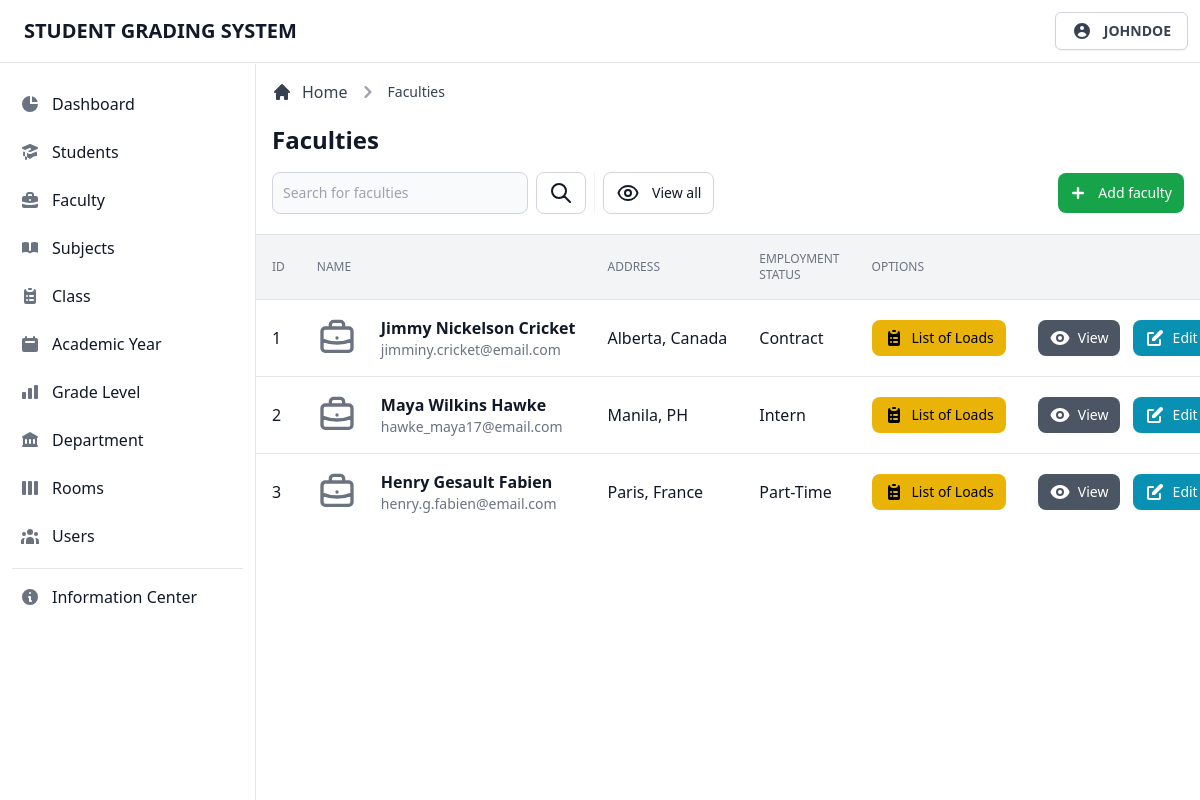
The app's page /admin/view/faculty.php (signed in), older data.
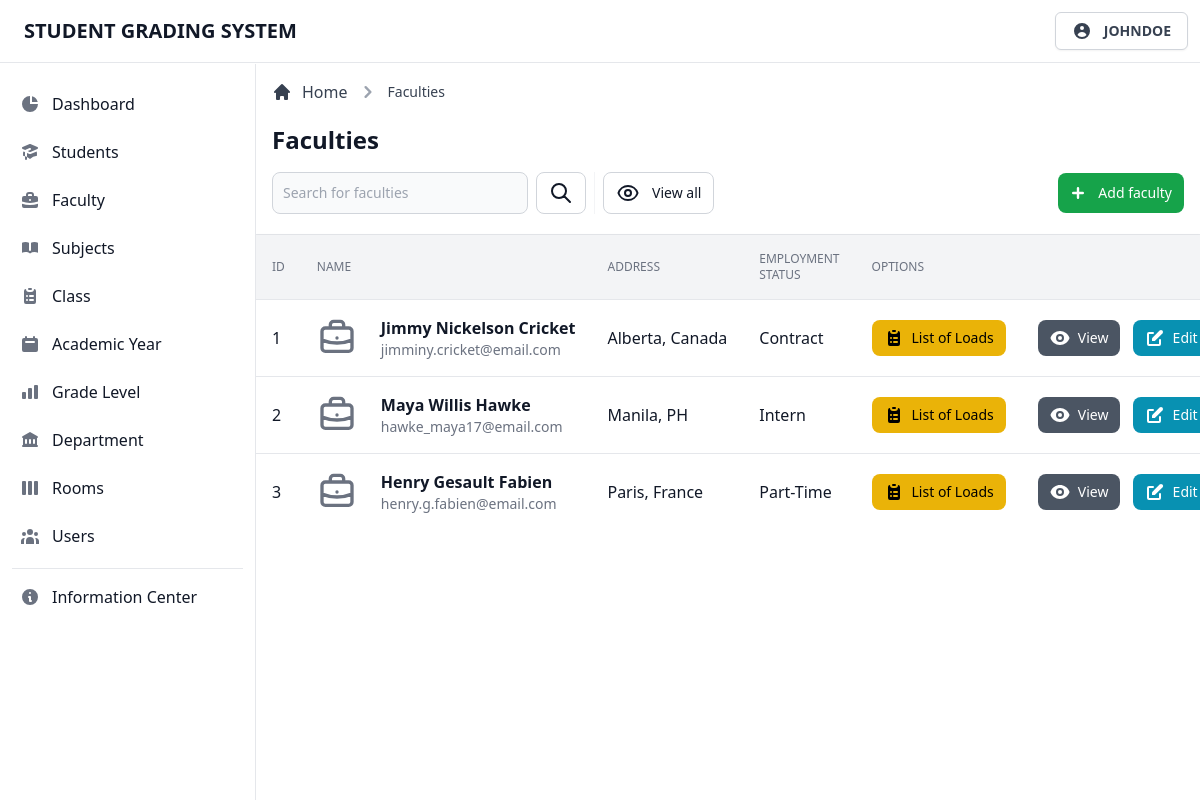
The same page, newer data.
### tables this page shows
CREATE TABLE `tblinstructor` (
  `inst_id` int(11) NOT NULL,
  `inst_code` int(11) NOT NULL,
  `inst_name` varchar(255) NOT NULL,
  `inst_address` varchar(255) NOT NULL,
  `inst_gender` varchar(255) NOT NULL,
  `inst_status` varchar(255) NOT NULL,
  `inst_email` varchar(255) NOT NULL,
  `inst_empstatus` varchar(255) NOT NULL
);

### admin/database/database.classes.php (called while the page is built)
<?php
class Dbh
{
  private $hostname = 'localhost';
  private $username = 'root';
  private $password = '';
  private $dbname = 'dbgradingsystem';
  public function connect()
  {
    try {
      $dbh = new PDO('mysql:host=' . $this->hostname . ';dbname=' . $this->dbname, $this->username, $this->password);
      return $dbh;
    } catch (PDOException $e) {
      print "Error!: " . $e->getMessage() . "<br>";
      die();
    }
  }
}

### admin/classes/display-data.classes.php (called while the page is built, shortened)
<?php
class DisplayFaculty extends Dbh
{
  protected function getData()
  {
    $sql = 'SELECT * FROM tblinstructor;';
    $stmt = $this->connect()->query($sql);
    $result = 0;
    while ($row = $stmt->fetchAll(PDO::FETCH_ASSOC)) {
      $result = $row;
    }
    return $result;
  }
}

### admin/controller/display-data.contr.php (called while the page is built, shortened)
<?php
class DisplayFacultyContr extends DisplayFaculty
{
  public function fetchData()
  {
    $result = $this->getData();
    return $result;
  }
}

### admin/page/faculty/faculty-table.php (the view, shortened to what this page needs)
<div class="flex flex-col min-w-full overflow-hidden overflow-x-auto align-middle shadow">
  <table class="min-w-full divide-y divide-gray-200 table-fixed">
    <thead class="bg-gray-100">
      <tr>
        <th scope="col" class="th">
          ID
        </th>
        <th scope="col" class="th">
          Name
        </th>
        <th scope="col" class="th">
          Address
        </th>
        <th scope="col" class="th">
          Employment Status
        </th>
        <th scope="col" class="th">
          Options
        </th>
        <th scope="col" class="th">
        </th>
      </tr>
    </thead>
    <tbody class="bg-white divide-y divide-gray-200 ">
      <?php foreach ($result as $data) : ?>
        <tr class="hover:bg-gray-100 group">
          <td class="td">
            <div class="flex items-center">
              <?= $data['inst_id']; ?>
            </div>
          </td>
          <td class="td-title">
            <div class="text-sm font-normal text-gray-500">
              <div class="text-base font-semibold text-gray-900 capitalize">
                <?= $data['inst_name']; ?>
              </div>
              <div class="text-sm font-normal text-gray-500">
                <?= $data['inst_email']; ?>
              </div>
            </div>
          </td>
          <td class="td">
            <div class="flex items-center capitalize">
              <?= $data['inst_address']; ?>
            </div>
          </td>
          <td class="td">
            <div class="flex items-center capitalize">
              <?= $data['inst_empstatus']; ?>
            </div>
          </td>
          <td class="p-4 space-x-2 whitespace-nowrap">
            <a href="loads.php?code=<?= $data['inst_code']; ?>" class="btn-yellow">
              List of Loads
            </a>
          </td>
          <td class="p-4 space-x-2 text-right whitespace-nowrap">
            <button type="button" data-view-button data-code="<?= $data['inst_code']; ?>" data-name="<?= $data['inst_name']; ?>" data-address="<?= $data['inst_address']; ?>" data-gender="<?= $data['inst_gender']; ?>" data-status="<?= $data['inst_status']; ?>" data-email="<?= $data['inst_email']; ?>" data-empstatus="<?= $data['inst_empstatus']; ?>" class="btn-gray">
              View
            </button>
            <button type="button" data-edit-button data-id="<?= $data['inst_id']; ?>" data-code="<?= $data['inst_code']; ?>" data-name="<?= $data['inst_name']; ?>" data-address="<?= $data['inst_address']; ?>" data-gender="<?= $data['inst_gender']; ?>" data-status="<?= $data['inst_status']; ?>" data-email="<?= $data['inst_email']; ?>" data-empstatus="<?= $data['inst_empstatus']; ?>" class="btn-cyan">
              Edit
            </button>
          </td>
        </tr>
      <?php endforeach; ?>
    </tbody>
  </table>
</div>

### admin/view/faculty.php (shortened to what this page needs)
<?php
$user = $_SESSION['useruid'];
include_once '../database/database.classes.php';
include_once '../classes/display-data.classes.php';
include_once '../controller/display-data.contr.php';
$display = new DisplayFacultyContr;
$page = $search = $breadcrumb1 = 'faculties';
$btn = $modal = $link = $table = 'faculty';
$searchlink = 'faculty.php';
$breadcrumblink = '#';
?>
<!DOCTYPE html>
<html lang="en">
<head>
  <link rel="stylesheet" href="../../src/css/tailwind.css">
</head>
<body>
  <?php include_once '../templates/navbar.php'; ?>
  <div class="flex pt-16 overflow-hidden bg-white">
    <?php include_once '../templates/sidebar.php'; ?>
    <div id="main-content" class="relative w-full h-full ml-64 overflow-y-auto bg-gray-50">
      <main>
        <?php
        include_once '../templates/header.php';
        include_once '../includes/display-data.inc.php';
        ?>
      </main>
    </div>
  </div>
</body>
</html>

### admin/templates/navbar.php (shortened to what this page needs)
<header class="fixed z-30 w-full bg-white border-b border-gray-200">
  <nav class="flex items-center justify-between p-3">
    <div class="flex items-center justify-start">
      <a href="#" class="ml-3 text-xl font-bold text-gray-900 uppercase transition duration-75">Student Grading System</a>
    </div>
    <div class="relative text-left group">
      <button type="button" class="flex items-center justify-center w-full px-4 py-2 text-sm font-medium text-gray-700 bg-white border border-gray-300 rounded-md shadow-sm" id="menu-button" aria-expanded="true" aria-haspopup="true">
        <svg xmlns="http://www.w3.org/2000/svg" class="w-5 h-5" viewBox="0 0 20 20" fill="currentColor">
          <path fill-rule="evenodd" d="M18 10a8 8 0 11-16 0 8 8 0 0116 0zm-6-3a2 2 0 11-4 0 2 2 0 014 0zm-2 4a5 5 0 00-4.546 2.916A5.986 5.986 0 0010 16a5.986 5.986 0 004.546-2.084A5 5 0 0010 11z" clip-rule="evenodd" />
        </svg>
        <span class="flex-1 ml-3 font-semibold uppercase whitespace-nowrap"><?= $user; ?></span>
      </button>
    </div>
  </nav>
</header>

### admin/templates/sidebar.php (shortened to what this page needs)
<aside id="sidebar" class="fixed top-0 left-0 z-20 flex flex-col flex-shrink-0 w-64 h-full pt-16" aria-label="Sidebar">
  <div class="relative flex flex-col flex-1 min-h-0 pt-0 bg-white border-r border-gray-200">
    <div class="flex flex-col flex-1 pt-5 pb-4 overflow-y-auto">
      <div class="flex-1 px-3 space-y-1 bg-white divide-y">
        <ul class="pb-2 space-y-2">
          <li>
            <a href="../view/dashboard.php" class="flex items-center p-2 text-base font-normal text-gray-900 rounded-lg hover:bg-gray-100 group ">
              <svg xmlns="http://www.w3.org/2000/svg" class="w-5 h-5 text-gray-500 transition duration-75 group-hover:text-gray-900" viewBox="0 0 20 20" fill="currentColor">
                <path d="M2 10a8 8 0 018-8v8h8a8 8 0 11-16 0z" />
                <path d="M12 2.252A8.014 8.014 0 0117.748 8H12V2.252z" />
              </svg>
              <span class="flex-1 ml-3 whitespace-nowrap">Dashboard</span>
            </a>
          </li>
          <li>
            <a href="../view/students.php" class="flex items-center p-2 text-base font-normal text-gray-900 rounded-lg hover:bg-gray-100 group ">
              <span class="flex-1 ml-3 whitespace-nowrap">Students</span>
            </a>
          </li>
          <li>
            <a href="../view/faculty.php" class="flex items-center p-2 text-base font-normal text-gray-900 rounded-lg hover:bg-gray-100 group ">
              <span class="flex-1 ml-3 whitespace-nowrap">Faculty</span>
            </a>
          </li>
          <li>
            <a href="../view/subjects.php" class="flex items-center p-2 text-base font-normal text-gray-900 rounded-lg hover:bg-gray-100 group ">
              <span class="flex-1 ml-3 whitespace-nowrap">Subjects</span>
            </a>
          </li>
          <li>
            <a href="../view/class.php" class="flex items-center p-2 text-base font-normal text-gray-900 rounded-lg hover:bg-gray-100 group ">
              <span class="flex-1 ml-3 whitespace-nowrap">Class</span>
            </a>
          </li>
          <li>
            <a href="../view/year.php" class="flex items-center p-2 text-base font-normal text-gray-900 rounded-lg hover:bg-gray-100 group ">
              <span class="flex-1 ml-3 whitespace-nowrap">Academic Year</span>
            </a>
          </li>
          <li>
          <li>
            <a href="../view/grade-level.php" class="flex items-center p-2 text-base font-normal text-gray-900 rounded-lg hover:bg-gray-100 group ">
              <span class="flex-1 ml-3 whitespace-nowrap">Grade Level</span>
            </a>
          </li>
          <li>
            <a href="../view/department.php" class="flex items-center p-2 text-base font-normal text-gray-900 rounded-lg hover:bg-gray-100 group ">
              <span class="flex-1 ml-3 whitespace-nowrap">Department</span>
            </a>
          </li>
          <li>
            <a href="../view/rooms.php" class="flex items-center p-2 text-base font-normal text-gray-900 rounded-lg hover:bg-gray-100 group ">
              <span class="flex-1 ml-3 whitespace-nowrap">Rooms</span>
            </a>
          </li>
          <li>
            <a href="../view/users.php" class="flex items-center p-2 text-base font-normal text-gray-900 rounded-lg hover:bg-gray-100 group ">
              <span class="flex-1 ml-3 whitespace-nowrap">Users</span>
            </a>
          </li>
        </ul>
        <div class="pt-2 space-y-2">
          <a href="#" class="flex items-center p-2 text-base font-normal text-gray-900 transition duration-75 rounded-lg hover:bg-gray-100 group">
            <span class="ml-3">Information Center</span>
          </a>
        </div>
      </div>
    </div>
  </div>
</aside>

### admin/templates/header.php (shortened to what this page needs)
<div class="items-center justify-between block p-4 bg-white border-b border-gray-200 sm:flex">
  <div class="w-full mb-1">
    <div class="mb-4">
      <nav class="flex mb-5" aria-label="Breadcrumb">
        <ol class="inline-flex items-center space-x-1 md:space-x-2">
          <li class="inline-flex items-center">
            <a href="../view/dashboard.php" class="inline-flex items-center text-gray-700 hover:text-gray-900">
              <svg class="w-5 h-5 mr-2.5" fill="currentColor" viewBox="0 0 20 20" xmlns="http://www.w3.org/2000/svg">
                <path d="M10.707 2.293a1 1 0 00-1.414 0l-7 7a1 1 0 001.414 1.414L4 10.414V17a1 1 0 001 1h2a1 1 0 001-1v-2a1 1 0 011-1h2a1 1 0 011 1v2a1 1 0 001 1h2a1 1 0 001-1v-6.586l.293.293a1 1 0 001.414-1.414l-7-7z"></path>
              </svg>
              Home
            </a>
          </li>
          <li>
            <div class="flex items-center">
              <svg class="w-6 h-6 text-gray-400" fill="currentColor" viewBox="0 0 20 20" xmlns="http://www.w3.org/2000/svg">
                <path fill-rule="evenodd" d="M7.293 14.707a1 1 0 010-1.414L10.586 10 7.293 6.707a1 1 0 011.414-1.414l4 4a1 1 0 010 1.414l-4 4a1 1 0 01-1.414 0z" clip-rule="evenodd"></path>
              </svg>
              <a href="<?= $breadcrumblink; ?>" class="ml-1 text-sm font-medium text-gray-700 capitalize hover:text-gray-900 md:ml-2"><?= $breadcrumb1; ?></a>
            </div>
          </li>
        </ol>
      </nav>
      <h1 class="text-xl font-semibold text-gray-900 capitalize sm:text-2xl"><?= $page; ?></h1>
    </div>
    <div class="sm:flex">
      <div class="items-center hidden mb-3 sm:flex sm:divide-x sm:divide-gray-100 sm:mb-0">
        <form class="flex lg:pr-2" action="#" method="get">
          <div class="relative mr-2 lg:w-64 xl:w-96">
            <input type="text" name="search" class="bg-gray-50 border border-gray-300 text-gray-900 focus:outline-none sm:text-sm rounded-lg focus:ring-gray-200 focus:ring-4 block w-full p-2.5" placeholder="Search for <?= $search ?>" required>
          </div>
          <button type="submit" class="btn-header-white">
            <svg xmlns="http://www.w3.org/2000/svg" class="w-6 h-6" fill="none" viewBox="0 0 24 24" stroke="currentColor">
              <path stroke-linecap="round" stroke-linejoin="round" stroke-width="2" d="M21 21l-6-6m2-5a7 7 0 11-14 0 7 7 0 0114 0z" />
            </svg>
          </button>
        </form>
        <div class="flex pl-0 mt-3 space-x-1 sm:pl-2 sm:mt-0">
          <a href="<?= $searchlink ?>" class="btn-header-white">
            <span>View all</span>
          </a>
        </div>
      </div>
      <div class="flex items-center ml-auto space-x-2 sm:space-x-3">
        <button type="button" data-add-button class="<?= (empty($options) && $page == 'List of Loads' || $page == 'Enrolled Subjects') ? 'btn-header-green-disabled' : 'btn-header-green'; ?>" <?= (empty($options) && $page == 'List of Loads' || $page == 'Enrolled Subjects') ? 'disabled' : ''; ?>>
          <svg class="w-6 h-6 mr-2 -ml-1" fill="currentColor" viewBox="0 0 20 20" xmlns="http://www.w3.org/2000/svg">
            <path fill-rule="evenodd" d="M10 5a1 1 0 011 1v3h3a1 1 0 110 2h-3v3a1 1 0 11-2 0v-3H6a1 1 0 110-2h3V6a1 1 0 011-1z" clip-rule="evenodd"></path>
          </svg>
          <span>Add <?= $btn; ?></span>
        </button>
      </div>
    </div>
  </div>
</div>

### admin/includes/display-data.inc.php (shortened to what this page needs)
<?php
$result = $display->fetchData();
if (!empty($result)) {
  include_once '../page/' . $table . ' /' . $table . '-table.php';
}

Row changes from the older to the newer data that the page shows:
changed tblinstructor "Manila, PH": inst_name "Maya Wilkins Hawke" → "Maya Willis Hawke"
